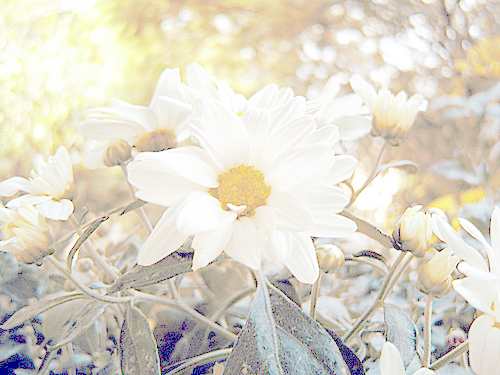
#> input picture media/images/54377391_15648e8d18.jpg, 500 x 375 px
$ python -i utils_hist_eq.py   (imports and definitions only)
#> lines starting #> are read from the running program, lines starting #| are printed output that depends on the picture
#> further down, picture is the input picture: shape (375, 500, 3); mean B, G, R 201, 215, 220.3
import cv2

def get_historgram_equal(image):


    # split color channel
    B, G, R = cv2.split(image)
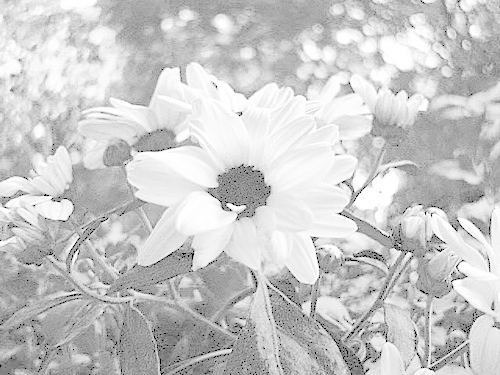
#> B: shape (375, 500); min 0, max 255, mean 201
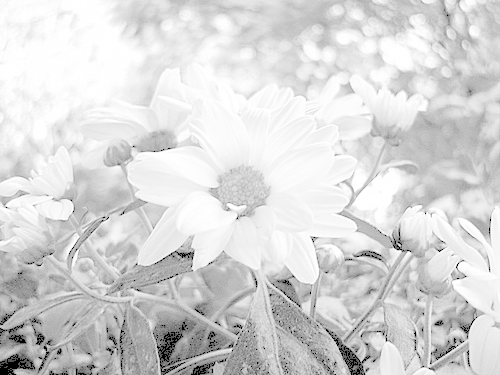
#> G: shape (375, 500); min 0, max 255, mean 215
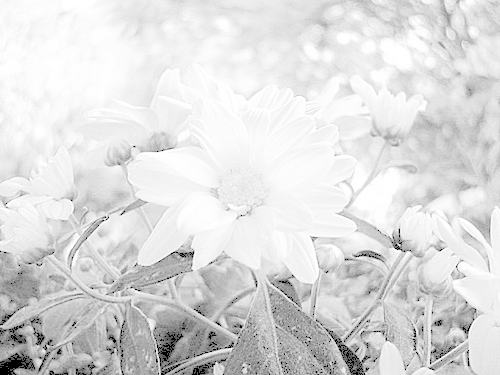
#> R: shape (375, 500); min 0, max 255, mean 220.3

    # equalize image
    equalized_r = cv2.equalizeHist(R)
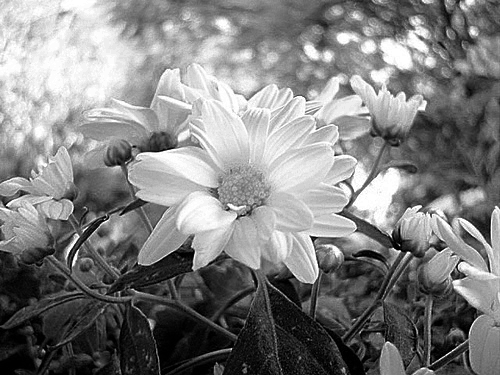
#> equalized_r: shape (375, 500); min 0, max 255, mean 128.5
    equalized_g = cv2.equalizeHist(G)
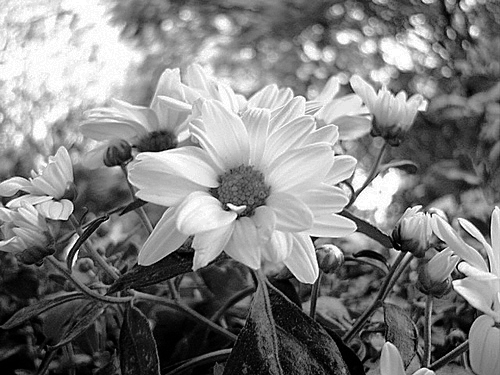
#> equalized_g: shape (375, 500); min 0, max 255, mean 128
    equalized_b = cv2.equalizeHist(B)
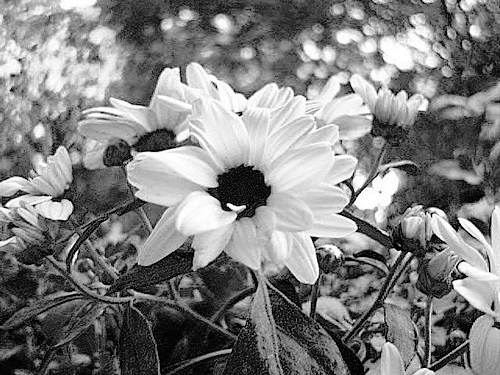
#> equalized_b: shape (375, 500); min 0, max 255, mean 128

    # merge all channel
    equalized_image = cv2.merge((equalized_b, equalized_g, equalized_r))
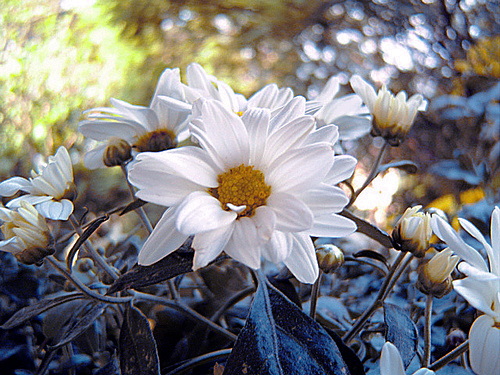
#> equalized_image: shape (375, 500, 3); mean B, G, R 128, 128, 128.5

    return equalized_image

>>> import cv2
>>> picture = cv2.imread('../media/images/54377391_15648e8d18.jpg')
>>> result = get_historgram_equal(picture)
